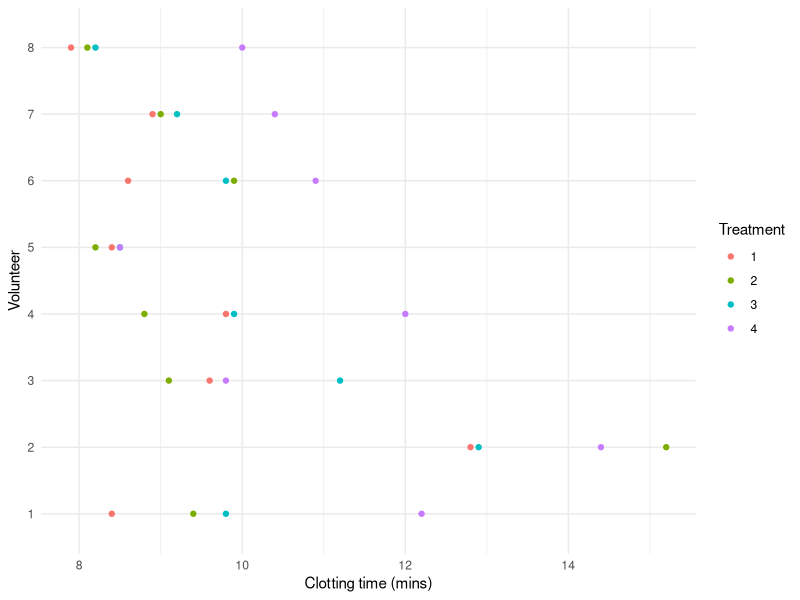
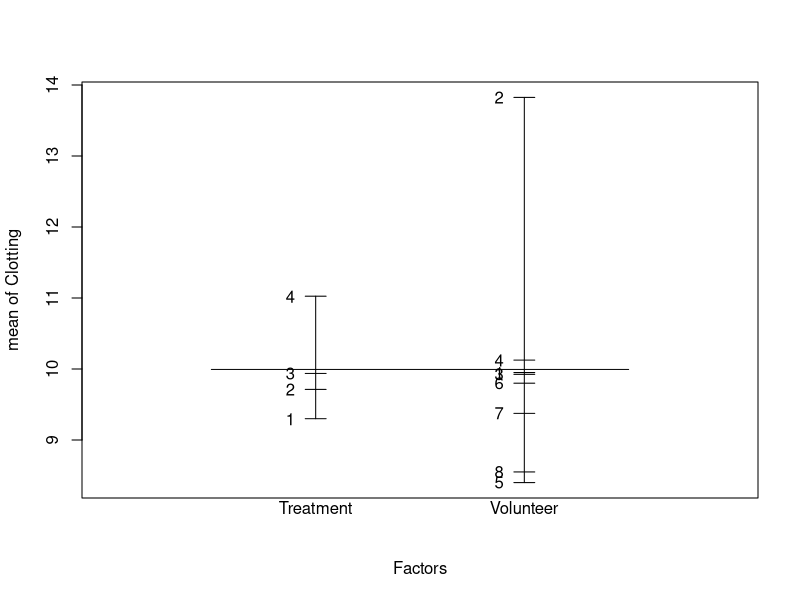
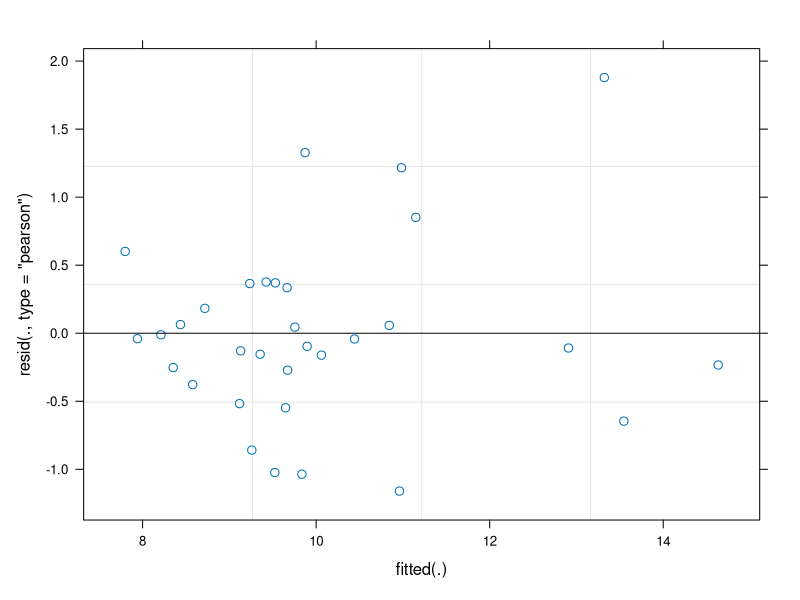
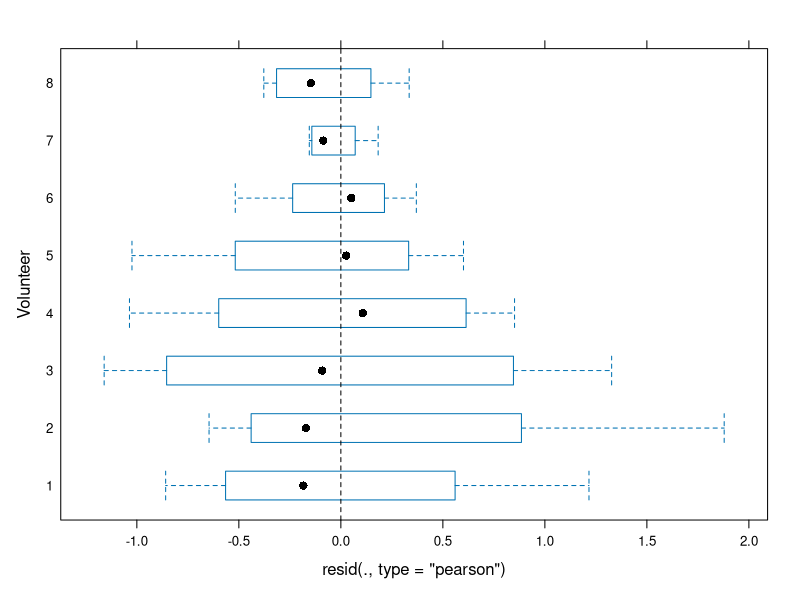
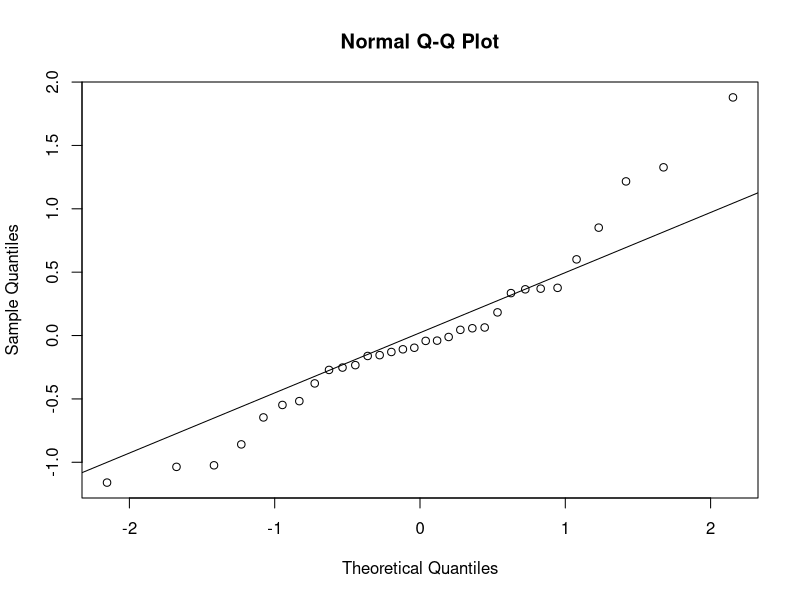
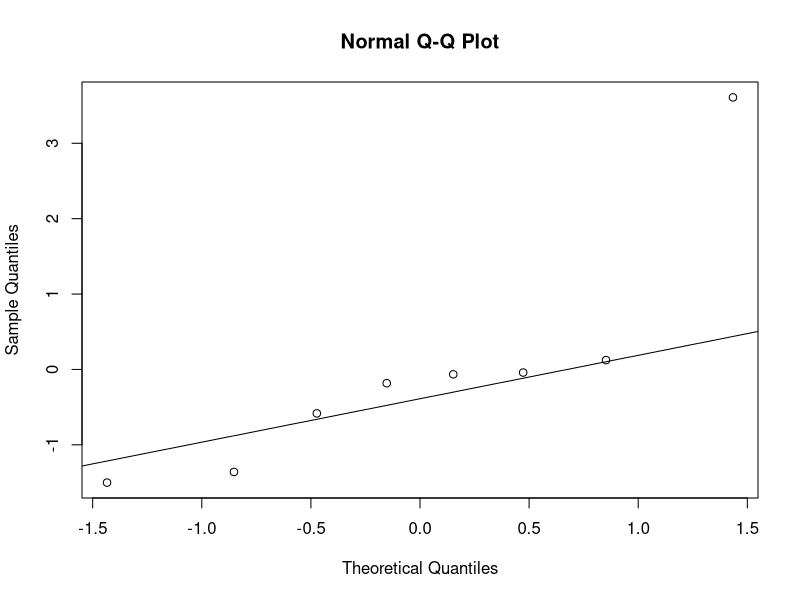
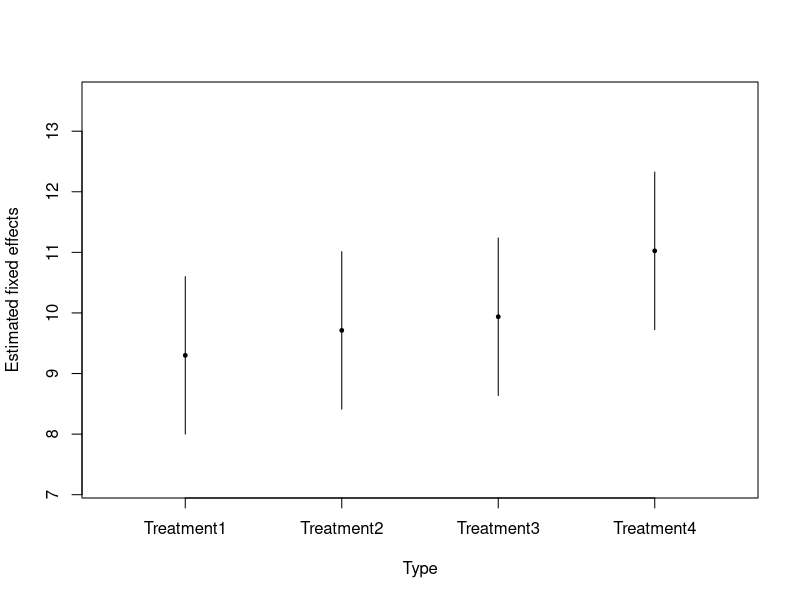
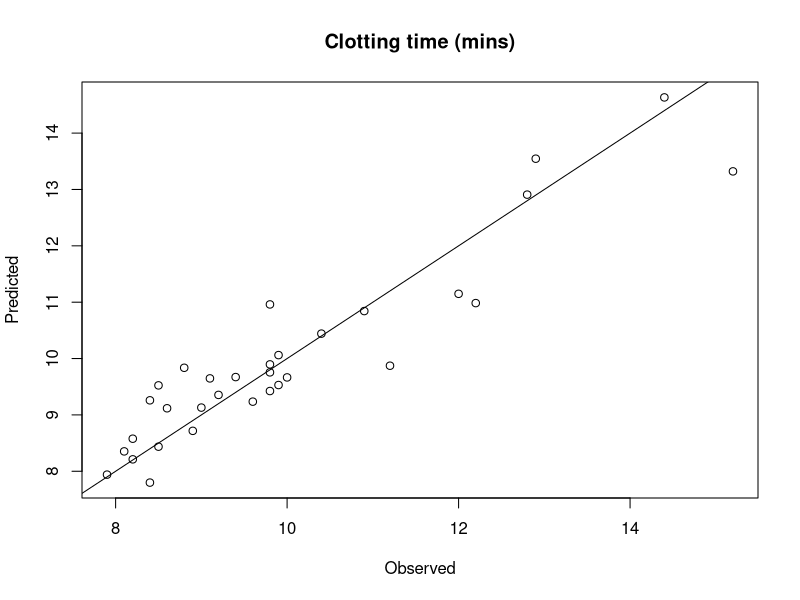

The R source for these figures, in order:
## ---- chunk 1
knitr::opts_chunk$set(echo = TRUE)  
## ---- chunk 2
Plasma <- read.table("Plasma.txt", header=TRUE)
head(Plasma, n=8)

Plasma$Volunteer <- as.factor(Plasma$Volunteer)
Plasma$Treatment <- as.factor(Plasma$Treatment)
str(Plasma)
## ---- chunk 3
library(ggplot2)

ggplot(Plasma, aes(x=Clotting, y=Volunteer, color=Treatment)) +
  geom_point() +
  labs(x="Clotting time (mins)", y="Volunteer") +
  theme_minimal()
## ---- chunk 4
plot.design(Clotting ~ Treatment + Volunteer, data=Plasma)
## ---- chunk 5
## Fit the models ##
library(lme4)

plasma.null <- lm(Clotting ~ -1 + Treatment, data=Plasma)
plasma.lmer <- lmer(Clotting ~ -1 + Treatment + (1|Volunteer), data=Plasma)

## LRT for the variance component sigma2_u ##
LRT <- -2*(logLik(plasma.null,REML=T)-logLik(plasma.lmer,REML=T))
mean(1-pchisq(LRT,df=c(0,1)))

## We can also use the AIC/BIC to compare the models ##
Models <- list(plasma.null=plasma.null, plasma.lmer=plasma.lmer)
cbind(AIC=lapply(Models, AIC), BIC=lapply(Models, BIC))
## ---- chunk 6
M1 <- lmer(Clotting ~ -1 + (1|Volunteer), data=Plasma, REML=FALSE)
M2 <- lmer(Clotting ~ -1 + Treatment + (1|Volunteer), data=Plasma, REML=FALSE)
anova(M1,M2)
## ---- chunk 7
plot(plasma.lmer)
plot(plasma.lmer, Volunteer ~ resid(., type="pearson"), abline=0, lty=2)

res <- resid(plasma.lmer, type="pearson")
qqnorm(res)
qqline(res)

shapiro.test(res)
## ---- chunk 8
u <- unlist(ranef(plasma.lmer)$Volunteer)
qqnorm(u)
qqline(u)

shapiro.test(u)
## ---- chunk 9
fixef(plasma.lmer)
vcov(plasma.lmer)

beta.CI <- confint(plasma.lmer, parm="beta_")
beta.CI

i <- length(unique(Plasma$Volunteer))
j <- length(unique(Plasma$Treatment))

plot(1:j, fixef(plasma.lmer), pch=19, cex=0.5, xaxt="n",
     xlim=0.5+c(0,j), ylim=range(c(beta.CI))*c(0.9,1.1),
     xlab="Type", ylab="Estimated fixed effects")
axis(1, at=1:j, labels=rownames(beta.CI))
segments(1:j, beta.CI[,"2.5 %"], 1:j, beta.CI[,"97.5 %"])
## ---- chunk 10
library(emmeans)
emmeans(plasma.lmer, pairwise~Treatment, infer=T)$contrasts
## ---- chunk 11
VarCorr(plasma.lmer)
confint(plasma.lmer, parm="theta_")
## ---- chunk 12
t(ranef(plasma.lmer)$Volunteer)

plasma.fitted <- cbind(Plasma,
                       Clotting.fit=fitted(plasma.lmer),
                       error=resid(plasma.lmer))
head(plasma.fitted, n=8)

plot(plasma.fitted$Clotting, plasma.fitted$Clotting.fit,
     xlab="Observed", ylab="Predicted", main="Clotting time (mins)")
lines(c(0,20), c(0,20))
## ---- chunk 13
Spiders <- read.table("Spiders.txt", header=T)
Spiders$Plot <- as.factor(Spiders$Plot)
str(Spiders)
## ---- chunk 14
library(ggplot2)

ggplot(Spiders, aes(x=HerbLayer, y=DivIndex, color=Plot)) +
  geom_point() +
  labs(x="Percentage of Herb Layer Cover", y="Diversity Index") +
  theme_minimal()

ggplot(Spiders, aes(x=Litter, y=DivIndex, color=Plot)) +
  geom_point() +
  labs(x="Percentage of Litter Content", y="Diversity Index") +
  theme_minimal()

ggplot(Spiders, aes(x=GroundVeg, y=DivIndex, color=Plot)) +
  geom_point() +
  labs(x="Percentage of Ground Vegetation", y="Diversity Index") +
  theme_minimal()
## ---- chunk 15
plot.design(DivIndex ~ Plot, data=Spiders)
## ---- chunk 16
## Fit the models ##
library(lme4)

spiders.null <- lm(DivIndex ~ 1 + HerbLayer + Litter + GroundVeg, data=Spiders)
spiders.lmer <- lmer(DivIndex ~ 1 + HerbLayer + Litter + GroundVeg + (1|Plot), data=Spiders)

## LRT for the variance component sigma2_u ##
LRT <- -2*(logLik(spiders.null,REML=T)-logLik(spiders.lmer,REML=T))
mean(1-pchisq(LRT,df=c(0,1)))
## ---- chunk 17
M0 <- lmer(DivIndex ~ 1 + (1|Plot), data=Spiders, REML=FALSE)
M1 <- lmer(DivIndex ~ 1 + HerbLayer + (1|Plot), data=Spiders, REML=FALSE)
M2 <- lmer(DivIndex ~ 1 + HerbLayer + Litter + (1|Plot), data=Spiders, REML=FALSE)
M3 <- lmer(DivIndex ~ 1 + HerbLayer + Litter + GroundVeg + (1|Plot), data=Spiders, REML=FALSE)
anova(M0,M1,M2,M3)
## ---- chunk 18
M4 <- lmer(DivIndex ~ 1 + HerbLayer + Litter + HerbLayer*Litter + (1|Plot), data=Spiders, REML=FALSE)
anova(M2,M4)
## ---- chunk 19
Model <- lmer(DivIndex ~ 1 + HerbLayer + Litter + (1|Plot), data=Spiders)
summary(Model)
## ---- chunk 20
plot(Model)
plot(Model, Plot ~ resid(., type="pearson"), abline=0, lty=2)

res <- resid(Model, type="pearson")
qqnorm(res)
qqline(res)

shapiro.test(res)
## ---- chunk 21
u <- unlist(ranef(Model)$Plot)
qqnorm(u)
qqline(u)

shapiro.test(u)
## ---- chunk 22
fixef(Model)

beta.CI <- confint(Model, parm="beta_")
beta.CI
## ---- chunk 23
VarCorr(Model)
confint(Model, parm="theta_")
## ---- chunk 24
spiders.fitted <- cbind(Spiders,
                        DivIndex.fit=fitted(Model),
                        error=resid(Model))
head(spiders.fitted)

plot(spiders.fitted$DivIndex, spiders.fitted$DivIndex.fit,
     xlab="Observed", ylab="Predicted", main="Diversity Index",
     xlim=c(0.4,1.5), ylim=c(0.4,1.5))
lines(c(0,2),c(0,2))
## ---- chunk 25
Oats <- read.table("Oats.txt", header=T, stringsAsFactors = T)
head(Oats, n=12)
str(Oats)

library(ggplot2)

ggplot(Oats, aes(x=factor(nitro), y=yield, color=Variety)) +
  geom_line(aes(group=Variety)) + 
  geom_point() + 
  labs(x="Nitrogen concentration", y="Yield") +
  ggtitle("Yield of oats by variety and nitrogen level") +
  facet_wrap(~ Block, ncol=2) +
  theme_minimal()
## ---- chunk 26
plot.design(yield ~ Block*Variety*factor(nitro), data=Oats)
## ---- chunk 27
library(lme4)

M0 <- lm(yield ~ 1 + Variety*factor(nitro), data=Oats)
M1 <- lmer(yield ~ 1 + Variety*factor(nitro) + (1|Block), data=Oats)
M2 <- lmer(yield ~ 1 + Variety*factor(nitro) + (1|Block) + (1|Block:Variety), data=Oats)
## ---- chunk 28
test01 <- -2*(logLik(M0,REML=T)-logLik(M1,REML=T))
mean(1-pchisq(test01,df=c(0,1)))
## ---- chunk 29
test12 <- -2*(logLik(M1,REML=T)-logLik(M2,REML=T))
mean(1-pchisq(test12,df=c(0,1)))
## ---- chunk 30
M2a <- lmer(yield ~ 1 + (1|Block) + (1|Block:Variety), data=Oats, REML=FALSE)
M2b <- lmer(yield ~ 1 + Variety + (1|Block) + (1|Block:Variety), data=Oats, REML=FALSE)
M2c <- lmer(yield ~ 1 + Variety + factor(nitro) + (1|Block) + (1|Block:Variety), data=Oats, REML=FALSE)
M2d <- lmer(yield ~ 1 + Variety*factor(nitro) + (1|Block) + (1|Block:Variety), data=Oats, REML=FALSE)
anova(M2a,M2b,M2c,M2d)
## ---- chunk 31
## Final model ##
library(lme4)

Model <- lmer(yield ~ -1 + factor(nitro) + (1|Block) + (1|Block:Variety), data=Oats)
summary(Model)
## ---- chunk 32
plot(Model)
plot(Model, Block ~ resid(., type="pearson"), abline=0, lty=2)
plot(Model, Block:Variety ~ resid(., type="pearson"), abline=0, lty=2)

res <- resid(Model, type="pearson")
qqnorm(res)
qqline(res)

shapiro.test(res)
## ---- chunk 33
u <- t(ranef(Model)$Block)
qqnorm(u)
qqline(u)
shapiro.test(u)

v <- t(ranef(Model)$`Block:Variety`)
qqnorm(v)
qqline(v)
shapiro.test(v)
## ---- chunk 34
fixef(Model)

beta.CI <- confint(Model, parm="beta_")
beta.CI

j <- 4
plot(1:j, fixef(Model), pch=19, cex=0.5, xaxt="n",
     xlim=0.5+c(0,j), ylim=range(c(beta.CI))*c(0.9,1.1),
     xlab="Nitro", ylab="Estimated fixed effects")
axis(1, at=1:j, labels=c("0","0.2","0.4","0.6"))
segments(1:j, beta.CI[,"2.5 %"], 1:j, beta.CI[,"97.5 %"])

library(emmeans)
emmeans(Model, pairwise~factor(nitro), infer=T)
## ---- chunk 35
VarCorr(Model)
confint(Model, parm="theta_")

cor1 <- 14.506^2/(11.039^2+14.506^2+12.75^2)
cor1

cor2 <- 11.039^2/(11.039^2+14.506^2+12.75^2)
cor2
## ---- chunk 36
t(ranef(Model)$Block)
t(ranef(Model)$`Block:Variety`)

Oats.fitted <- data.frame(Oats,
                          yield.fit=fitted(Model),
                          yield.error=resid(Model))
head(Oats.fitted)
